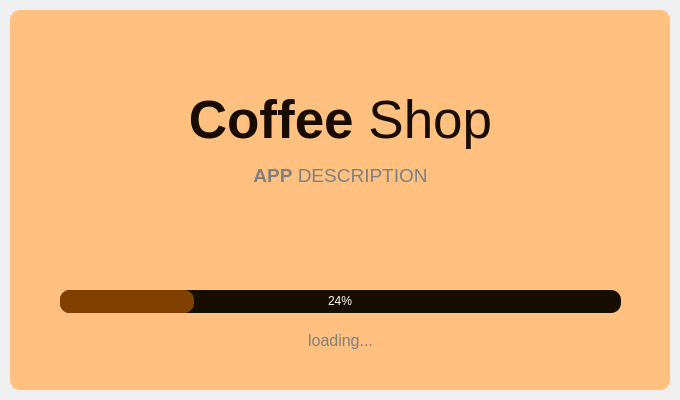
<?xml version="1.0" encoding="UTF-8"?>
<ui version="4.0">
 <class>SplashScreen</class>
 <widget class="QMainWindow" name="SplashScreen">
  <property name="geometry">
   <rect>
    <x>0</x>
    <y>0</y>
    <width>680</width>
    <height>400</height>
   </rect>
  </property>
  <property name="windowTitle">
   <string>MainWindow</string>
  </property>
  <widget class="QWidget" name="centralwidget">
   <layout class="QVBoxLayout" name="verticalLayout">
    <property name="spacing">
     <number>0</number>
    </property>
    <property name="leftMargin">
     <number>10</number>
    </property>
    <property name="topMargin">
     <number>10</number>
    </property>
    <property name="rightMargin">
     <number>10</number>
    </property>
    <property name="bottomMargin">
     <number>10</number>
    </property>
    <item>
     <widget class="QFrame" name="dropShadowFrame">
      <property name="styleSheet">
       <string notr="true">QFrame {	
	background-color: rgb(255,192, 128);	
	color: rgb(220, 220, 220);
	border-radius: 10px;
}</string>
      </property>
      <property name="frameShape">
       <enum>QFrame::StyledPanel</enum>
      </property>
      <property name="frameShadow">
       <enum>QFrame::Raised</enum>
      </property>
      <widget class="QLabel" name="label_title">
       <property name="geometry">
        <rect>
         <x>0</x>
         <y>70</y>
         <width>661</width>
         <height>81</height>
        </rect>
       </property>
       <property name="font">
        <font>
         <family>Segoe UI</family>
         <pointsize>40</pointsize>
        </font>
       </property>
       <property name="styleSheet">
        <string notr="true">color: rgb(24,12,0);</string>
       </property>
       <property name="text">
        <string>&lt;strong&gt;Coffee&lt;/strong&gt; Shop</string>
       </property>
       <property name="alignment">
        <set>Qt::AlignCenter</set>
       </property>
      </widget>
      <widget class="QLabel" name="label_description">
       <property name="geometry">
        <rect>
         <x>0</x>
         <y>150</y>
         <width>661</width>
         <height>31</height>
        </rect>
       </property>
       <property name="font">
        <font>
         <family>Segoe UI</family>
         <pointsize>14</pointsize>
        </font>
       </property>
       <property name="styleSheet">
        <string notr="true">color: rgb(128,128,128);</string>
       </property>
       <property name="text">
        <string>&lt;strong&gt;APP&lt;/strong&gt; DESCRIPTION</string>
       </property>
       <property name="alignment">
        <set>Qt::AlignCenter</set>
       </property>
      </widget>
      <widget class="QProgressBar" name="progressBar">
       <property name="geometry">
        <rect>
         <x>50</x>
         <y>280</y>
         <width>561</width>
         <height>23</height>
        </rect>
       </property>
       <property name="styleSheet">
        <string notr="true">QProgressBar {
	
	background-color: rgb(24,14,0);
	color: rgb(255, 255, 255);
	border-style: none;
	border-radius: 10px;
	text-align: center;
}
QProgressBar::chunk{
	border-radius: 10px;
	background-color: qlineargradient(spread:pad, x1:0, y1:0.511364, x2:1, y2:0.523, stop:0 rgba(128, 64, 0), stop:1 rgba(128,65,0));
}</string>
       </property>
       <property name="value">
        <number>24</number>
       </property>
      </widget>
      <widget class="QLabel" name="label_loading">
       <property name="geometry">
        <rect>
         <x>0</x>
         <y>320</y>
         <width>661</width>
         <height>21</height>
        </rect>
       </property>
       <property name="font">
        <font>
         <family>Segoe UI</family>
         <pointsize>12</pointsize>
        </font>
       </property>
       <property name="styleSheet">
        <string notr="true">color: rgb(128, 128, 128)</string>
       </property>
       <property name="text">
        <string>loading...</string>
       </property>
       <property name="alignment">
        <set>Qt::AlignCenter</set>
       </property>
      </widget>
     </widget>
    </item>
   </layout>
  </widget>
 </widget>
 <resources/>
 <connections/>
</ui>
